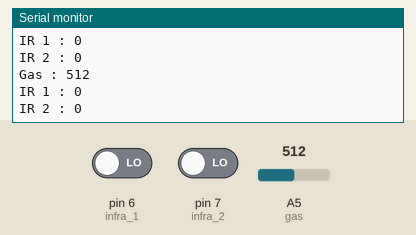
Recording of a sketch running on a simulated Arduino Uno, built with avr-gcc and run on an emulated ATmega328P. Shown: the last lines printed to the serial monitor. The inputs (shaded band) are chosen by the test bench; at power-on: A5 (gas) = 512, pin 6 (infra_1) LOW, pin 7 (infra_2) LOW.

Above: at 1.8 s.
1.9 s: A5 (gas) set to 716
At 2.5 s:
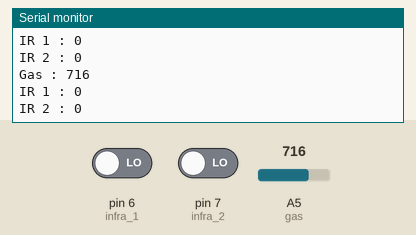
3.4 s: pin 6 (infra_1) driven HIGH
4.9 s: pin 7 (infra_2) driven HIGH
At 5.9 s:
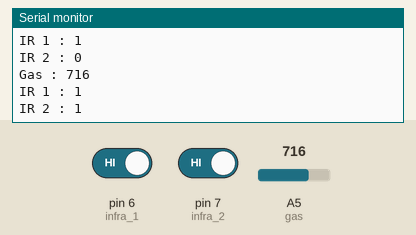
6.4 s: A5 (gas) set to 900
At 7.9 s:
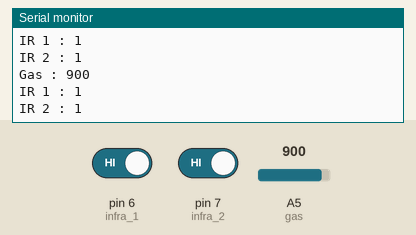
Timing chart, 0 to 8.9 s (numbered marks = the images above; inputs shaded):
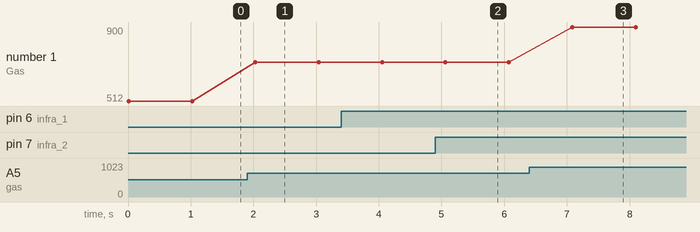

Measured:
- after the input at 1.9 s, the serial monitor: prints a new line after 0.13 s (image 1)
- after the input at 4.9 s, the serial monitor: prints a new line after 0.19 s (image 2)
- after the input at 6.4 s, the serial monitor: prints a new line after 0.68 s (image 3)
- plotted number 1: 512 → 716 after the input at 1.9 s, 716 → 900 after the input at 6.4 s

The sketch:

Check_Helmet.ino
```cpp
int infra_1 = 6;
int infra_2 = 7;
int gas = A5;

void setup() {
  Serial.begin(9600); // Initialize serial communication at 9600 baud rate
  pinMode(infra_1,INPUT);
  pinMode(infra_2,INPUT);
  pinMode(gas,INPUT);

}

void loop() {
  delay(10); // Wait for 1 second

  Serial.print("Gas : ");
  Serial.println(analogRead(gas));

  Serial.print("IR 1 : ");
  Serial.println(digitalRead(infra_1));

  Serial.print("IR 2 : ");
  Serial.println(digitalRead(infra_2));

  delay(1000); // Wait for 1 second

}
```
